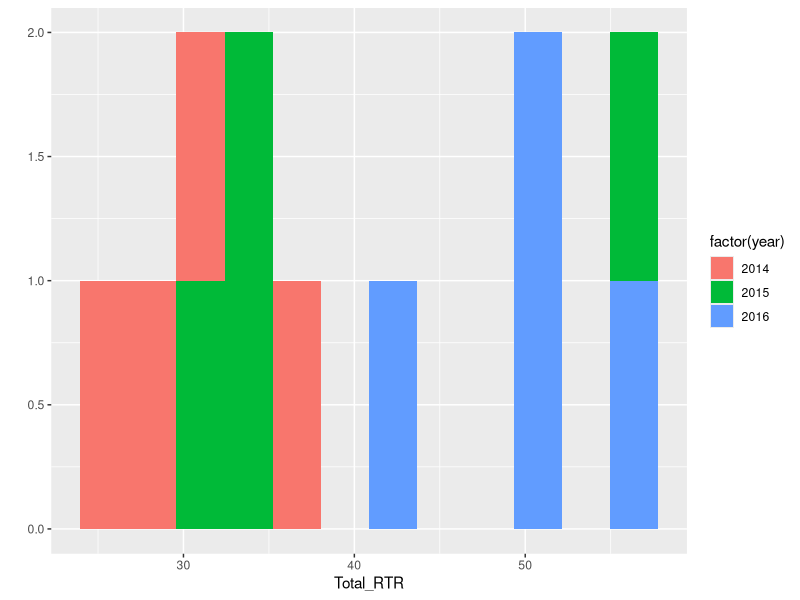
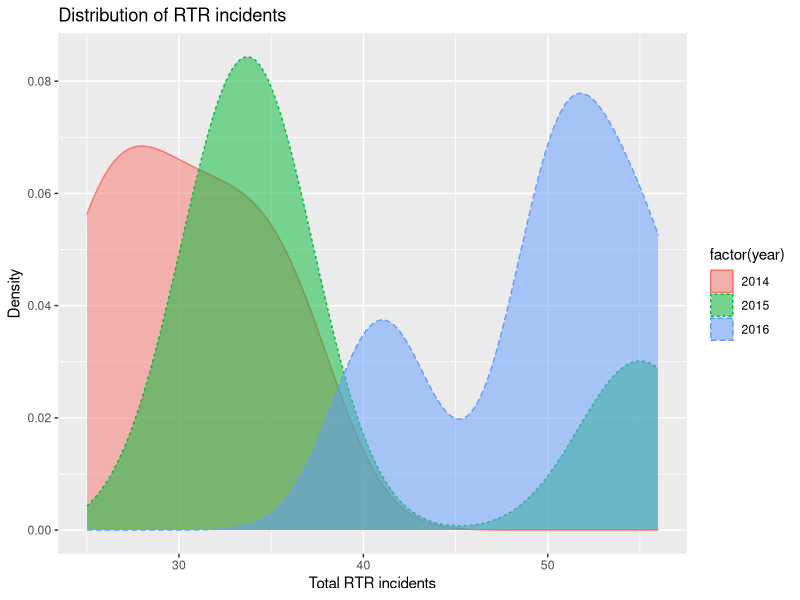
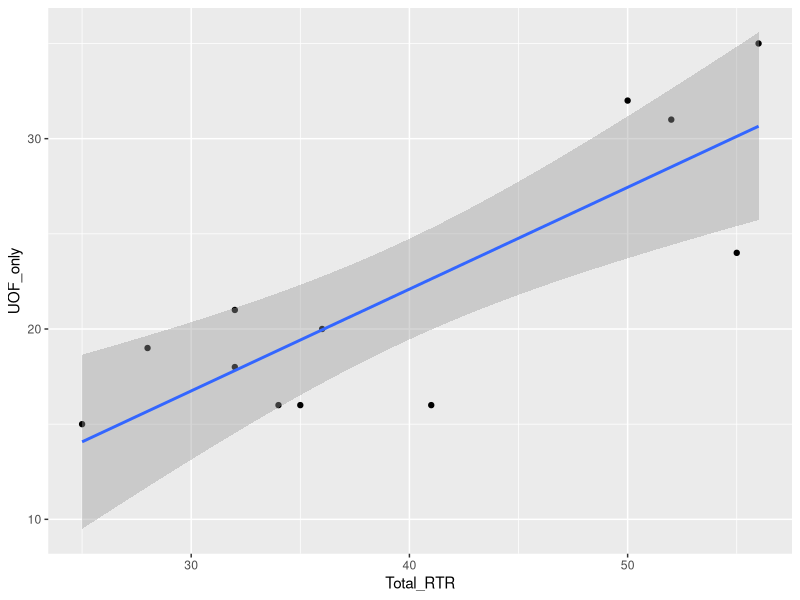
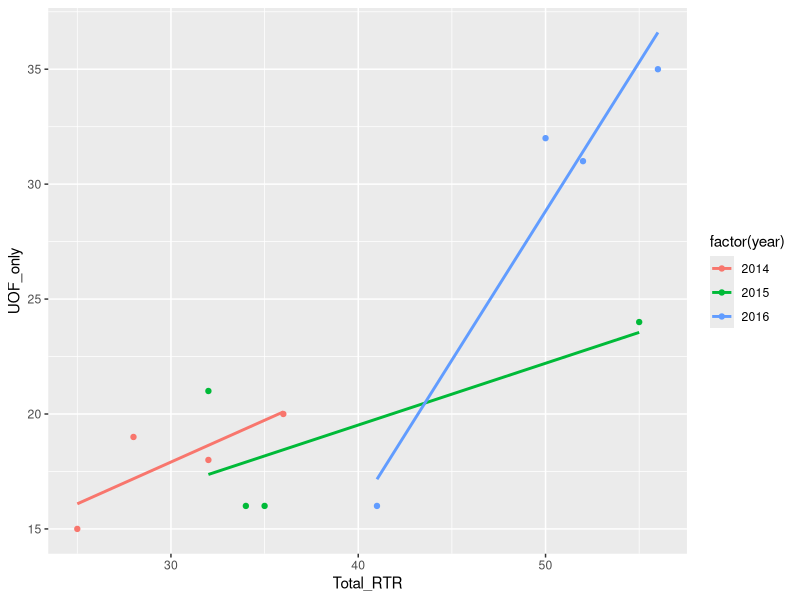
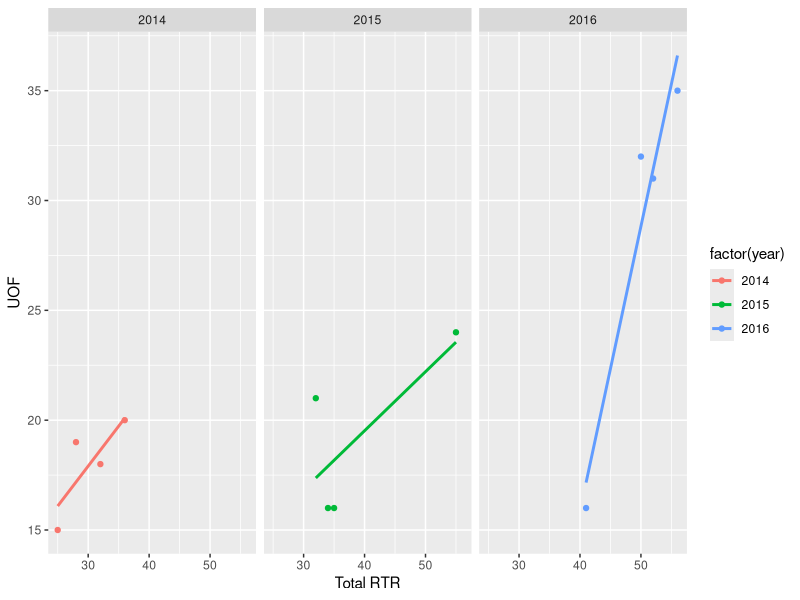
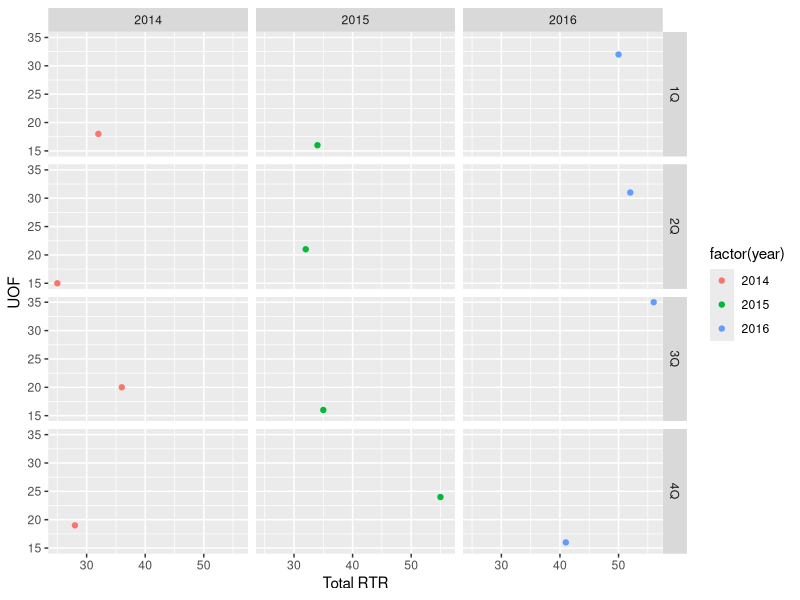
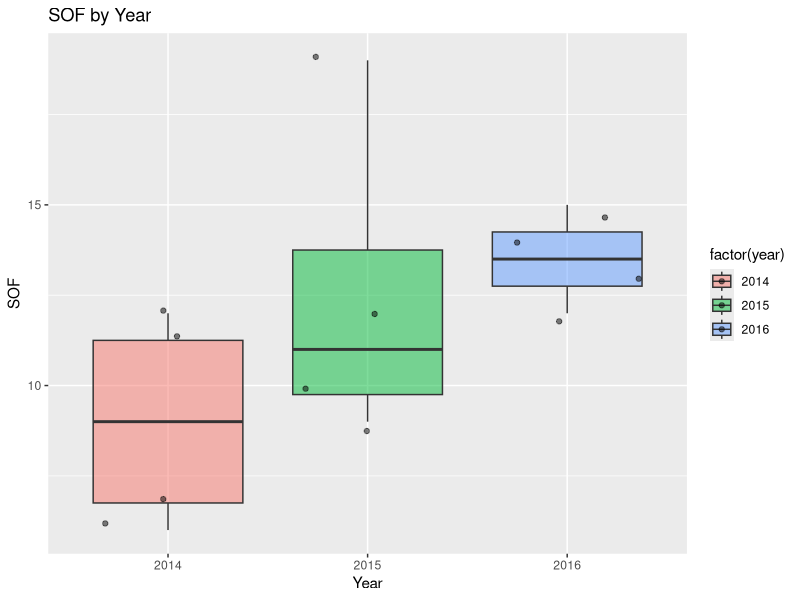
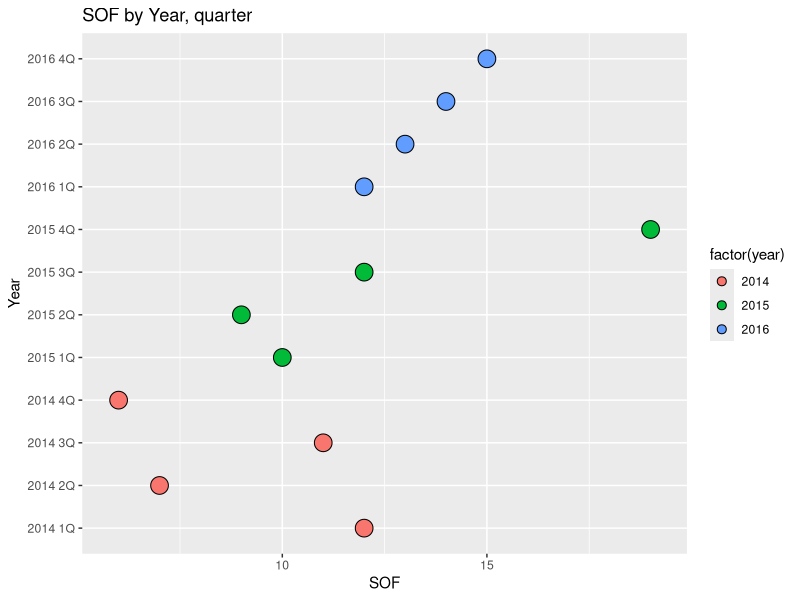

Recreate these plots in R, in order.
## ---- chunk 1
knitr::opts_chunk$set(echo = TRUE)
## ---- chunk 2
library(readr)
library(ggplot2)
library(ggthemes)

df <- read_csv("dfCrime.csv")

summary(df)
## ---- chunk 3
qplot(Total_RTR,
      data=df,
      fill=factor(year),
      bins = 12
)
## ---- chunk 4

qplot(Total_RTR, data=df, 
      geom="density",
      color=factor(year),
      fill=factor(year),
      color=factor(year),
      linetype = factor(year),
      alpha=I(.5),
      main="Distribution of RTR incidents", 
      xlab="Total RTR incidents",
      ylab="Density")

## ---- chunk 5

qplot(Total_RTR,UOF_only,
      data=df
) + geom_smooth(method = "lm")


## ---- chunk 6

qplot(Total_RTR,UOF_only,
      data=df,
      color=factor(year)
) + geom_smooth(method = "lm", se = FALSE) 

## ---- chunk 7

qplot(Total_RTR,UOF_only,
      data=df, 
      color=factor(year),
      xlab="Total RTR", ylab="UOF") + 
  facet_grid(. ~ factor(year))  + 
  geom_smooth(method = "lm", se = FALSE)

## ---- chunk 8

qplot(Total_RTR,UOF_only,
      data=df, 
      color=factor(year),
      xlab="Total RTR", ylab="UOF") + 
  facet_grid(quarter ~ factor(year)) 

## ---- chunk 9

qplot(factor(year), SOF_only, 
      data=df, 
      geom=c("boxplot", "jitter"),
      fill=factor(year), 
      alpha=I(.5),
      main="SOF by Year",
      xlab="Year", ylab="SOF")

## ---- chunk 10

qplot(factor(Year_Quarter), SOF_only, 
      data=df, 
      geom=c("dotplot"),
      fill=factor(year), 
      stackdir = "center", binaxis = "y",
      main="SOF by Year, quarter",
      xlab="Year", ylab="SOF")  + coord_flip()
